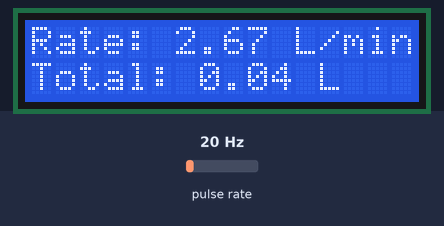
Simulated run of this sketch. Board: ESP32. Shown: 16×2 character LCD. Wiring (inferred from the names in the program): pulse sensor: data GPIO 2. The test bench sets the inputs (shaded band); at power-on: pulse rate 20 Hz.

Above: at 1.7 s.
1.8 s: pulse rate (sensor on GPIO 2) set to 4 Hz
At 2.9 s:
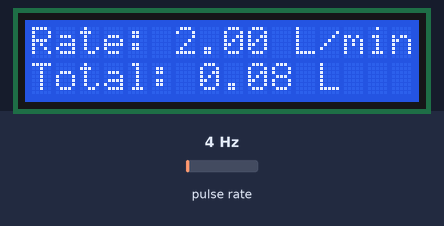
4.6 s: pulse rate (sensor on GPIO 2) set to 50 Hz
At 5.6 s:
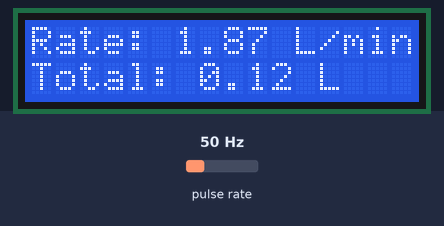
7.6 s: pulse rate (sensor on GPIO 2) set to 100 Hz
At 8.9 s:
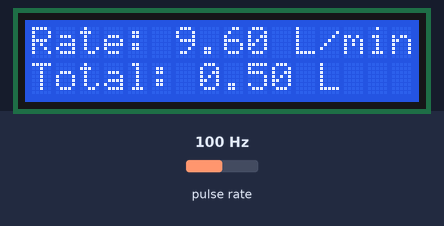
Timing chart, 0 to 10.6 s (numbered marks = the images above; inputs shaded):
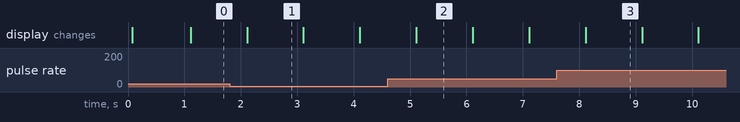

Measured:
- what the display in image 1 shows lasts 1.0 s, from 2.1 s to 3.1 s

The sketch:

FlowSensor.ino
```cpp
#include <Wire.h>
#include <LiquidCrystal_I2C.h>

#define FLOW_SENSOR_PIN 2  // Water flow sensor connected to pin 2 (Interrupt pin)

volatile int pulseCount;  // Pulse counter
float flowRate;           // Flow rate in L/min
float totalLiters;        // Total water passed in Liters
unsigned long lastTime;   // Timer for calculating flow rate

LiquidCrystal_I2C lcd(0x27, 16, 2);  // LCD I2C address may be 0x27 or 0x3F

// Interrupt service routine for flow sensor
void IRAM_ATTR pulseCounter() {
  pulseCount++;
}

void setup() {
  pinMode(FLOW_SENSOR_PIN, INPUT_PULLUP);
  attachInterrupt(digitalPinToInterrupt(FLOW_SENSOR_PIN), pulseCounter, RISING);

  lcd.init();
  lcd.backlight();
  lcd.setCursor(0, 0);
  lcd.print("Water Flow Meter");

  pulseCount = 0;
  lastTime = millis();
}

void loop() {
  unsigned long currentTime = millis();
  unsigned long elapsedTime = currentTime - lastTime;

  if (elapsedTime >= 1000) {
    detachInterrupt(FLOW_SENSOR_PIN);

    // Convert pulses to flow current rate
    flowRate = (pulseCount / 7.5);  //(7.5 pulses = 1 L/min)
    totalLiters += (flowRate / 60.0);  // Convert L/min to total liters of floowed

    // Display on LCD
    lcd.clear();
    lcd.setCursor(0, 0);
    lcd.print("Rate: ");
    lcd.print(flowRate);
    lcd.print(" L/min");

    lcd.setCursor(0, 1);
    lcd.print("Total: ");
    lcd.print(totalLiters);
    lcd.print(" L");

    pulseCount = 0;  // Reset pulse count
    lastTime = currentTime;

    attachInterrupt(digitalPinToInterrupt(FLOW_SENSOR_PIN), pulseCounter, RISING);
  }
}
```
